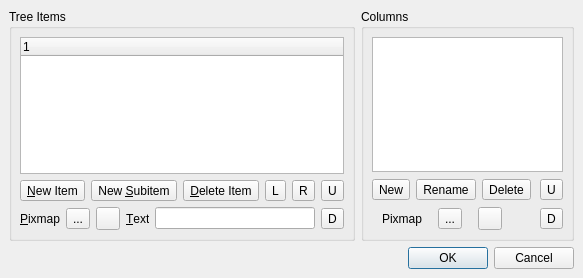
<ui version="4.0" >
 <comment>*********************************************************************
**
** Copyright (C) 1992-2007 Trolltech ASA. All rights reserved.
**
** This file is part of the Qt Designer of the Qt Toolkit.
**
** This file may be used under the terms of the GNU General Public
** License version 2.0 as published by the Free Software Foundation
** and appearing in the file LICENSE.GPL included in the packaging of
** this file.  Please review the following information to ensure GNU
** General Public Licensing requirements will be met:
** http://trolltech.com/products/qt/licenses/licensing/opensource/
**
** If you are unsure which license is appropriate for your use, please
** review the following information:
** http://trolltech.com/products/qt/licenses/licensing/licensingoverview
** or contact the sales department at sales@trolltech.com.
**
** In addition, as a special exception, Trolltech gives you certain
** additional rights. These rights are described in the Trolltech GPL
** Exception version 1.0, which can be found at
** http://www.trolltech.com/products/qt/gplexception/ and in the file
** GPL_EXCEPTION.txt in this package.
**
** In addition, as a special exception, Trolltech, as the sole copyright
** holder for Qt Designer, grants users of the Qt/Eclipse Integration
** plug-in the right for the Qt/Eclipse Integration to link to
** functionality provided by Qt Designer and its related libraries.
**
** Trolltech reserves all rights not expressly granted herein.
** 
** Trolltech ASA (c) 2007
**
** This file is provided AS IS with NO WARRANTY OF ANY KIND, INCLUDING THE
** WARRANTY OF DESIGN, MERCHANTABILITY AND FITNESS FOR A PARTICULAR PURPOSE.
**
*********************************************************************</comment>
 <class>qdesigner_internal::TreeWidgetEditor</class>
 <widget class="QDialog" name="qdesigner_internal::TreeWidgetEditor" >
  <property name="geometry" >
   <rect>
    <x>0</x>
    <y>0</y>
    <width>583</width>
    <height>278</height>
   </rect>
  </property>
  <property name="windowTitle" >
   <string>Edit Tree Widget</string>
  </property>
  <layout class="QGridLayout" >
   <property name="margin" >
    <number>9</number>
   </property>
   <property name="spacing" >
    <number>6</number>
   </property>
   <item row="1" column="0" colspan="2" >
    <widget class="QDialogButtonBox" name="buttonBox" >
     <property name="orientation" >
      <enum>Qt::Horizontal</enum>
     </property>
     <property name="standardButtons" >
      <set>QDialogButtonBox::Cancel|QDialogButtonBox::NoButton|QDialogButtonBox::Ok</set>
     </property>
    </widget>
   </item>
   <item row="0" column="0" >
    <widget class="QGroupBox" name="itemsBox" >
     <property name="title" >
      <string>Tree Items</string>
     </property>
     <layout class="QGridLayout" >
      <property name="margin" >
       <number>8</number>
      </property>
      <property name="spacing" >
       <number>6</number>
      </property>
      <item row="2" column="0" >
       <layout class="QHBoxLayout" >
        <property name="margin" >
         <number>0</number>
        </property>
        <property name="spacing" >
         <number>6</number>
        </property>
        <item>
         <widget class="QLabel" name="pixmapLabel" >
          <property name="sizePolicy" >
           <sizepolicy>
            <hsizetype>0</hsizetype>
            <vsizetype>5</vsizetype>
            <horstretch>0</horstretch>
            <verstretch>0</verstretch>
           </sizepolicy>
          </property>
          <property name="text" >
           <string>&amp;Pixmap</string>
          </property>
          <property name="buddy" >
           <cstring>previewPixmapItemButton</cstring>
          </property>
         </widget>
        </item>
        <item>
         <widget class="QToolButton" name="previewPixmapItemButton" >
          <property name="toolTip" >
           <string>Set Item Pixmap</string>
          </property>
          <property name="text" >
           <string>...</string>
          </property>
         </widget>
        </item>
        <item>
         <widget class="QToolButton" name="deletePixmapItemButton" >
          <property name="toolTip" >
           <string>Reset Item Pixmap</string>
          </property>
          <property name="text" >
           <string/>
          </property>
         </widget>
        </item>
        <item>
         <widget class="QLabel" name="textLabel" >
          <property name="sizePolicy" >
           <sizepolicy>
            <hsizetype>0</hsizetype>
            <vsizetype>5</vsizetype>
            <horstretch>0</horstretch>
            <verstretch>0</verstretch>
           </sizepolicy>
          </property>
          <property name="text" >
           <string>&amp;Text</string>
          </property>
          <property name="buddy" >
           <cstring>itemTextLineEdit</cstring>
          </property>
         </widget>
        </item>
        <item>
         <widget class="QLineEdit" name="itemTextLineEdit" >
          <property name="sizePolicy" >
           <sizepolicy>
            <hsizetype>13</hsizetype>
            <vsizetype>4</vsizetype>
            <horstretch>0</horstretch>
            <verstretch>0</verstretch>
           </sizepolicy>
          </property>
          <property name="toolTip" >
           <string>Set Item Text</string>
          </property>
         </widget>
        </item>
       </layout>
      </item>
      <item row="1" column="0" >
       <layout class="QHBoxLayout" >
        <property name="margin" >
         <number>0</number>
        </property>
        <property name="spacing" >
         <number>6</number>
        </property>
        <item>
         <widget class="QToolButton" name="newItemButton" >
          <property name="toolTip" >
           <string>New Item</string>
          </property>
          <property name="text" >
           <string>&amp;New Item</string>
          </property>
         </widget>
        </item>
        <item>
         <widget class="QToolButton" name="newSubItemButton" >
          <property name="toolTip" >
           <string>New Subitem</string>
          </property>
          <property name="text" >
           <string>New &amp;Subitem</string>
          </property>
         </widget>
        </item>
        <item>
         <widget class="QToolButton" name="deleteItemButton" >
          <property name="toolTip" >
           <string>Delete Item</string>
          </property>
          <property name="text" >
           <string>&amp;Delete Item</string>
          </property>
         </widget>
        </item>
        <item>
         <spacer>
          <property name="orientation" >
           <enum>Qt::Horizontal</enum>
          </property>
          <property name="sizeHint" >
           <size>
            <width>16</width>
            <height>10</height>
           </size>
          </property>
         </spacer>
        </item>
        <item>
         <widget class="QToolButton" name="moveItemLeftButton" >
          <property name="toolTip" >
           <string>Move Item Left (before Parent Item)</string>
          </property>
          <property name="text" >
           <string>L</string>
          </property>
         </widget>
        </item>
        <item>
         <widget class="QToolButton" name="moveItemRightButton" >
          <property name="toolTip" >
           <string>Move Item Right (as a First Subitem of the Next Sibling Item)</string>
          </property>
          <property name="text" >
           <string>R</string>
          </property>
         </widget>
        </item>
       </layout>
      </item>
      <item row="1" column="1" >
       <widget class="QToolButton" name="moveItemUpButton" >
        <property name="toolTip" >
         <string>Move Item Up</string>
        </property>
        <property name="text" >
         <string>U</string>
        </property>
       </widget>
      </item>
      <item row="2" column="1" >
       <widget class="QToolButton" name="moveItemDownButton" >
        <property name="toolTip" >
         <string>Move Item Down</string>
        </property>
        <property name="text" >
         <string>D</string>
        </property>
       </widget>
      </item>
      <item row="0" column="0" colspan="2" >
       <widget class="QTreeWidget" name="treeWidget" >
        <property name="focusPolicy" >
         <enum>Qt::TabFocus</enum>
        </property>
        <property name="toolTip" >
         <string>Tree Items</string>
        </property>
       </widget>
      </item>
     </layout>
    </widget>
   </item>
   <item row="0" column="1" >
    <widget class="QGroupBox" name="columnsBox" >
     <property name="title" >
      <string>Columns</string>
     </property>
     <layout class="QGridLayout" >
      <property name="margin" >
       <number>8</number>
      </property>
      <property name="spacing" >
       <number>6</number>
      </property>
      <item row="2" column="0" >
       <layout class="QHBoxLayout" >
        <property name="margin" >
         <number>0</number>
        </property>
        <property name="spacing" >
         <number>6</number>
        </property>
        <item>
         <widget class="QLabel" name="pixmapColumnLabel" >
          <property name="sizePolicy" >
           <sizepolicy>
            <hsizetype>0</hsizetype>
            <vsizetype>5</vsizetype>
            <horstretch>0</horstretch>
            <verstretch>0</verstretch>
           </sizepolicy>
          </property>
          <property name="text" >
           <string>Pixmap</string>
          </property>
         </widget>
        </item>
        <item>
         <widget class="QToolButton" name="previewPixmapColumnButton" >
          <property name="toolTip" >
           <string>Set Column Pixmap</string>
          </property>
          <property name="text" >
           <string>...</string>
          </property>
         </widget>
        </item>
        <item>
         <widget class="QToolButton" name="deletePixmapColumnButton" >
          <property name="toolTip" >
           <string>Reset Column Pixmap</string>
          </property>
          <property name="text" >
           <string/>
          </property>
         </widget>
        </item>
        <item>
         <spacer>
          <property name="orientation" >
           <enum>Qt::Horizontal</enum>
          </property>
          <property name="sizeType" >
           <enum>QSizePolicy::Ignored</enum>
          </property>
          <property name="sizeHint" >
           <size>
            <width>20</width>
            <height>10</height>
           </size>
          </property>
         </spacer>
        </item>
       </layout>
      </item>
      <item row="1" column="0" >
       <layout class="QHBoxLayout" >
        <property name="margin" >
         <number>0</number>
        </property>
        <property name="spacing" >
         <number>6</number>
        </property>
        <item>
         <widget class="QToolButton" name="newColumnButton" >
          <property name="toolTip" >
           <string>New Column</string>
          </property>
          <property name="text" >
           <string>New</string>
          </property>
         </widget>
        </item>
        <item>
         <widget class="QToolButton" name="renameColumnButton" >
          <property name="toolTip" >
           <string>Rename Column</string>
          </property>
          <property name="text" >
           <string>Rename</string>
          </property>
         </widget>
        </item>
        <item>
         <widget class="QToolButton" name="deleteColumnButton" >
          <property name="toolTip" >
           <string>Delete Column</string>
          </property>
          <property name="text" >
           <string>Delete</string>
          </property>
         </widget>
        </item>
        <item>
         <spacer>
          <property name="orientation" >
           <enum>Qt::Horizontal</enum>
          </property>
          <property name="sizeType" >
           <enum>QSizePolicy::Ignored</enum>
          </property>
          <property name="sizeHint" >
           <size>
            <width>29</width>
            <height>23</height>
           </size>
          </property>
         </spacer>
        </item>
       </layout>
      </item>
      <item row="1" column="1" >
       <widget class="QToolButton" name="moveColumnUpButton" >
        <property name="toolTip" >
         <string>Move Column Up</string>
        </property>
        <property name="text" >
         <string>U</string>
        </property>
       </widget>
      </item>
      <item row="2" column="1" >
       <widget class="QToolButton" name="moveColumnDownButton" >
        <property name="toolTip" >
         <string>Move Column Down</string>
        </property>
        <property name="text" >
         <string>D</string>
        </property>
       </widget>
      </item>
      <item row="0" column="0" colspan="2" >
       <widget class="QListWidget" name="listWidget" >
        <property name="sizePolicy" >
         <sizepolicy>
          <hsizetype>13</hsizetype>
          <vsizetype>7</vsizetype>
          <horstretch>0</horstretch>
          <verstretch>0</verstretch>
         </sizepolicy>
        </property>
        <property name="focusPolicy" >
         <enum>Qt::TabFocus</enum>
        </property>
        <property name="toolTip" >
         <string>Tree Columns</string>
        </property>
       </widget>
      </item>
     </layout>
    </widget>
   </item>
  </layout>
 </widget>
 <tabstops>
  <tabstop>treeWidget</tabstop>
  <tabstop>newItemButton</tabstop>
  <tabstop>newSubItemButton</tabstop>
  <tabstop>deleteItemButton</tabstop>
  <tabstop>moveItemLeftButton</tabstop>
  <tabstop>moveItemRightButton</tabstop>
  <tabstop>moveItemUpButton</tabstop>
  <tabstop>moveItemDownButton</tabstop>
  <tabstop>previewPixmapItemButton</tabstop>
  <tabstop>deletePixmapItemButton</tabstop>
  <tabstop>itemTextLineEdit</tabstop>
  <tabstop>listWidget</tabstop>
  <tabstop>newColumnButton</tabstop>
  <tabstop>renameColumnButton</tabstop>
  <tabstop>deleteColumnButton</tabstop>
  <tabstop>moveColumnUpButton</tabstop>
  <tabstop>previewPixmapColumnButton</tabstop>
  <tabstop>deletePixmapColumnButton</tabstop>
  <tabstop>moveColumnDownButton</tabstop>
 </tabstops>
 <resources/>
 <connections>
  <connection>
   <sender>buttonBox</sender>
   <signal>accepted()</signal>
   <receiver>qdesigner_internal::TreeWidgetEditor</receiver>
   <slot>accept()</slot>
   <hints>
    <hint type="sourcelabel" >
     <x>450</x>
     <y>259</y>
    </hint>
    <hint type="destinationlabel" >
     <x>292</x>
     <y>272</y>
    </hint>
   </hints>
  </connection>
  <connection>
   <sender>buttonBox</sender>
   <signal>rejected()</signal>
   <receiver>qdesigner_internal::TreeWidgetEditor</receiver>
   <slot>reject()</slot>
   <hints>
    <hint type="sourcelabel" >
     <x>539</x>
     <y>266</y>
    </hint>
    <hint type="destinationlabel" >
     <x>556</x>
     <y>275</y>
    </hint>
   </hints>
  </connection>
 </connections>
</ui>
